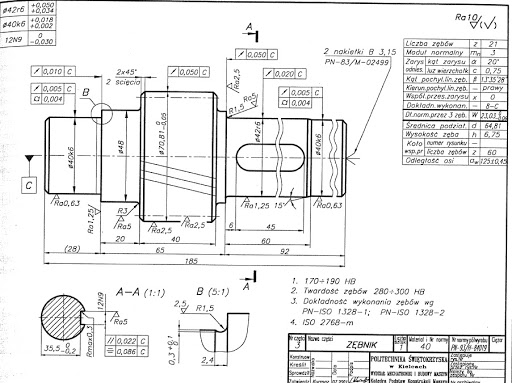
#> input picture techniczny.jpg, 512 x 383 px
$ python main.py
#> lines starting #> are read from the running program, lines starting #| are printed output that depends on the picture; long printed decimals are rounded
#> in main, IMG is the input picture: shape (383, 512, 3); min 0, max 255, mean 236
#> in main, `y_len = len(IMG)`: y_len = 383
#> in main, `x_len = len(IMG[0])`: x_len = 512
import cv2
import numpy as np
import math
import sys

leaf_counter = 0

def check_if_same(original, decompressed):
    y_len = len(original)
    x_len = len(original[0])

    if y_len != len(decompressed): return False
    if x_len != len(decompressed[0]): return False

    for y in range(y_len):
        for x in range(x_len):
            if original[y][x] != decompressed[y][x]: return False

    return True

def compressRLE(image):
    image_vector = []
    for i in image:
        for j in i:
            image_vector.append(j)
#> after the loop, image_vector = 196096 items


    compressed_vector = []
    counter = 0
    for index, i in enumerate(image_vector):
        counter += 1
        if (counter == 255):
            compressed_vector.append(counter)
            compressed_vector.append(i)
            counter = 0
        if (index == len(image_vector)-1):
            compressed_vector.append(counter)
            compressed_vector.append(i)
        else:
            if (i != image_vector[index+1]):
                compressed_vector.append(counter)
                compressed_vector.append(i)
                counter = 0
#> this loop made 196096 passes
#> i on passes 1 to 12: 255, 253, 253, 253, 252, 255, 253, 227, 210, 197, 188, 182
#> after the loop, compressed_vector = 177550 items

    return np.asarray(compressed_vector, dtype='uint8')

def decompressRLE(compressed_vector, y_len, x_len):
#> called with compressed_vector = array of shape (177550,), y_len = 383, x_len = 512
    global image_vector
    decompressed_vector = []
    for index, i in enumerate(compressed_vector):
        if index % 2 == 0:
            for x in range(i):
                decompressed_vector.append(compressed_vector[index+1])
#> this loop made 177550 passes
#> i on passes 1 to 3: 1, 255, 3
#> after the loop, decompressed_vector = 196096 items

    decompressed_image = np.zeros((y_len, x_len), dtype='uint8')

    index_counter = 0
    for y in range(y_len):
        for x in range(x_len):
            decompressed_image[y][x] = decompressed_vector[index_counter]
            index_counter += 1
#> after the loop, index_counter = 196096

    return decompressed_image

def compressQuad(matrix, y_pos = 0, x_pos = 0):
#> called with y_pos = 0, x_pos = 0
    global leaf_counter
    y_len = len(matrix)
#> y_len = 383
    x_len = len(matrix[0])
#> x_len = 512

    first_element = matrix[0][0]
#> first_element = 255
    split = False

    for y in range(len(matrix)):
        for x in range(len(matrix[y])):
            if matrix[y][x] != first_element:
                split = True
                break

    if split == False:
        leaf =  {
            'y_pos': y_pos,
            'x_pos': x_pos,
            'value': first_element
        }
        leaf_counter += 1
        return leaf

    if y_len != 1 and x_len != 1:
        y_N_len = math.floor(y_len / 2)
#> y_N_len = 191
        y_S_len = math.ceil(y_len / 2)
#> y_S_len = 192
        x_W_len = math.floor(x_len / 2)
#> x_W_len = 256
        x_E_len = math.ceil(x_len / 2)
#> x_E_len = 256

        submatrix_NW = np.zeros((y_N_len, x_W_len), dtype='uint8')
        for y in range(len(submatrix_NW)):
            for x in range(len(submatrix_NW[y])):
                submatrix_NW[y][x] = matrix[y][x]

        submatrix_SW = np.zeros((y_S_len, x_W_len), dtype='uint8')
        for y in range(len(submatrix_SW)):
            for x in range(len(submatrix_SW[y])):
                submatrix_SW[y][x] = matrix[y + y_N_len][x]

        submatrix_NE = np.zeros((y_N_len, x_E_len), dtype='uint8')
        for y in range(len(submatrix_NE)):
            for x in range(len(submatrix_NE[y])):
                submatrix_NE[y][x] = matrix[y][x + x_W_len]

        submatrix_SE = np.zeros((y_S_len, x_E_len), dtype='uint8')
        for y in range(len(submatrix_SE)):
            for x in range(len(submatrix_SE[y])):
                submatrix_SE[y][x] = matrix[y + y_N_len][x + x_W_len]
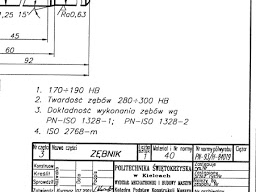
#> submatrix_SE: shape (192, 256); min 0, max 255, mean 235.7

        node = {
            'subtrees': [
                compressQuad(submatrix_NW, y_pos, x_pos),
                compressQuad(submatrix_SW, y_pos + y_N_len, x_pos),
                compressQuad(submatrix_NE, y_pos, x_pos + x_W_len),
                compressQuad(submatrix_SE, y_pos + y_N_len, x_pos + x_W_len)
            ]
        }
#> call 2 of compressQuad, with y_pos = 0, x_pos = 0
#> in compressQuad (call 2), `y_len = len(matrix)`: y_len = 191
#> in compressQuad (call 2), `x_len = len(matrix[0])`: x_len = 256
#> in compressQuad (call 2), `y_N_len = math.floor(y_len / 2)`: y_N_len = 95
#> in compressQuad (call 2), `y_S_len = math.ceil(y_len / 2)`: y_S_len = 96
#> in compressQuad (call 2), `x_W_len = math.floor(x_len / 2)`: x_W_len = 128
#> after the loop in compressQuad (call 2), `for y in range(len(submatrix_NW)):`:
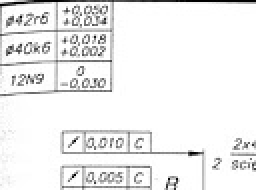
#> submatrix_NW: shape (95, 128) (shown 2 times larger); min 0, max 255, mean 238.2
#> after the loop in compressQuad (call 2), `for y in range(len(submatrix_SW)):`:
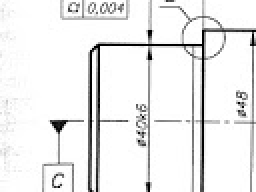
#> submatrix_SW: shape (96, 128) (shown 2 times larger); min 0, max 255, mean 236.8
#> after the loop in compressQuad (call 2), `for y in range(len(submatrix_NE)):`:
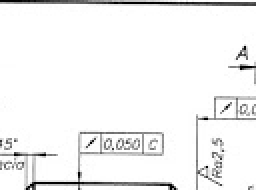
#> submatrix_NE: shape (95, 128) (shown 2 times larger); min 0, max 255, mean 242.6
#> after the loop in compressQuad (call 2), `for y in range(len(submatrix_SE)):`:
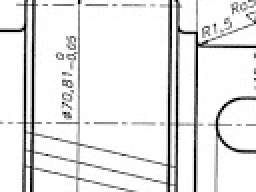
#> submatrix_SE: shape (96, 128) (shown 2 times larger); min 0, max 255, mean 231
#> call 4 of compressQuad, with y_pos = 0, x_pos = 0
#> in compressQuad (call 4), `y_len = len(matrix)`: y_len = 47
#> in compressQuad (call 4), `x_len = len(matrix[0])`: x_len = 64
#> the loop in compressQuad (call 4), `for y in range(len(matrix)):` made 47 passes
#> in compressQuad (call 4), `y_N_len = math.floor(y_len / 2)`: y_N_len = 23
#> in compressQuad (call 4), `y_S_len = math.ceil(y_len / 2)`: y_S_len = 24
#> in compressQuad (call 4), `x_W_len = math.floor(x_len / 2)`: x_W_len = 32
#> after the loop in compressQuad (call 4), `for y in range(len(submatrix_NE)):`:
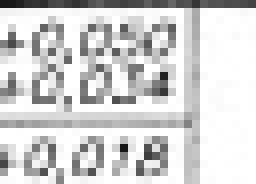
#> submatrix_NE: shape (23, 32) (shown 8 times larger); min 22, max 255, mean 211
#> after the loop in compressQuad (call 4), `for y in range(len(submatrix_SE)):`:
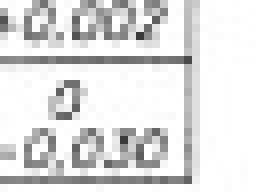
#> submatrix_SE: shape (24, 32) (shown 8 times larger); min 58, max 255, mean 223.2
        return node

    if y_len == 1:
        x_W_len = math.floor(x_len / 2)
        x_E_len = math.ceil(x_len / 2)

        submatrix_W = np.zeros((y_len, x_W_len), dtype='uint8')
        for x in range(len(submatrix_W)):
            submatrix_W[0][x] = matrix[0][x]

        submatrix_E = np.zeros((y_len, x_E_len), dtype='uint8')
        for x in range(len(submatrix_E)):
            submatrix_E[0][x] = matrix[0][x + x_W_len]

        node =  {
            'subtrees': [
                compressQuad(submatrix_W, y_pos, x_pos),
                compressQuad(submatrix_E, y_pos, x_pos + x_W_len)
            ]
        }
#> in main, `compressed_QUAD = compressQuad(IMG)`: compressed_QUAD = 1 item
        return node


    if x_len == 1:
        y_N_len = math.floor(y_len / 2)
        y_S_len = math.ceil(y_len / 2)

        submatrix_N = np.zeros((y_N_len, x_len), dtype='uint8')
        for y in range(len(submatrix_N)):
            submatrix_N[y][0] = matrix[y][0]

        submatrix_S = np.zeros((y_S_len, x_len), dtype='uint8')
        for y in range(len(submatrix_S)):
            submatrix_S[y][0] = matrix[y + y_N_len][0]

        node = {
            'subtrees': [
                compressQuad(submatrix_N, y_pos, x_pos),
                compressQuad(submatrix_S, y_pos + y_N_len, x_pos)
            ]
        }
        return node

def decompressQuad(compressed_image, decompressed_image, y_len, x_len):
#> called with y_len = 383, x_len = 512
    y_N_len = math.floor(y_len / 2)
#> y_N_len = 191
    y_S_len = math.ceil(y_len / 2)
#> y_S_len = 192
    x_W_len = math.floor(x_len / 2)
#> x_W_len = 256
    x_E_len = math.ceil(x_len / 2)
#> x_E_len = 256

    if y_N_len == 0: y_N_len = 1
    if x_W_len == 0: x_W_len = 1

    counter = 0
    for i in compressed_image['subtrees']:
        if 'value' in i:
            if counter == 0:
                for y in range(y_N_len):
                    for x in range(x_W_len):
                        decompressed_image[(i['y_pos'] + y)][(i['x_pos'] + x)] = i['value']
            if counter == 1:
                for y in range(y_S_len):
                    for x in range(x_W_len):
                        decompressed_image[i['y_pos'] + y][i['x_pos'] + x] = i['value']
            if counter == 2:
                for y in range(y_N_len):
                    for x in range(x_E_len):
                        decompressed_image[i['y_pos'] + y][i['x_pos'] + x] = i['value']
            if counter == 3:
                for y in range(y_S_len):
                    for x in range(x_E_len):
                        decompressed_image[i['y_pos'] + y][i['x_pos'] + x] = i['value']
        elif type(i['subtrees']) != list:
            if counter == 0:
                for y in range(y_N_len):
                    for x in range(x_W_len):
                        decompressed_image[i['subtrees']['y_pos'] + y][i['subtrees']['x_pos'] + x] = i['subtrees']['value']
            if counter == 1:
                for y in range(y_S_len):
                    for x in range(x_W_len):
                        decompressed_image[i['subtrees']['y_pos'] + y][i['subtrees']['x_pos'] + x] = i['subtrees']['value']
            if counter == 2:
                for y in range(y_N_len):
                    for x in range(x_E_len):
                        decompressed_image[i['subtrees']['y_pos'] + y][i['subtrees']['x_pos'] + x] = i['subtrees']['value']
            if counter == 3:
                for y in range(y_S_len):
                    for x in range(x_E_len):
                        decompressed_image[i['subtrees']['y_pos'] + y][i['subtrees']['x_pos'] + x] = i['subtrees']['value']
        else:
            if counter == 0:
                decompressQuad(i, decompressed_image, y_N_len, x_W_len)
            if counter == 1:
                decompressQuad(i, decompressed_image, y_S_len, x_W_len)
            if counter == 2:
                decompressQuad(i, decompressed_image, y_N_len, x_E_len)
            if counter == 3:
                decompressQuad(i, decompressed_image, y_S_len, x_E_len)

        counter += 1
#> this loop made 4 passes
#> counter on pass 1: 2


        #decompressQuad(compressed_image, compressed_image['subtrees'])

    return decompressed_image

def main():
   # filename = './photo.jpg'
    filename = './techniczny.jpg'
   # filename = './scan.jpg'             # Obraz o wysokiej rozdzielczości - długo liczy
    IMG = cv2.imread(filename)
    IMG = cv2.cvtColor(IMG, cv2.COLOR_BGR2GRAY)

    y_len = len(IMG)
    x_len = len(IMG[0])

    compressed_RLE = compressRLE(IMG)
    decompressed_RLE = decompressRLE(compressed_RLE, y_len, x_len)

    compressed_QUAD = compressQuad(IMG)
    decompressed_QUAD = np.zeros((y_len, x_len), dtype='uint8')
    decompressed_QUAD = decompressQuad(compressed_QUAD, decompressed_QUAD, y_len, x_len)

    print("IMG and decompressed RLE image are same: {}".format(check_if_same(IMG, decompressed_RLE)))
#| IMG and decompressed RLE image are same: True
    print("IMG and decompressed QUAD image are same: {}".format(check_if_same(IMG, decompressed_QUAD)))
#| IMG and decompressed QUAD image are same: True

    size_original = sys.getsizeof(IMG)
    print("Size of original image: {}".format(size_original))
#| Size of original image: 196224
    size_RLE = sys.getsizeof((compressed_RLE))
    print("Size of image after RLE compression: {}".format(size_RLE))
#| Size of image after RLE compression: 177662
    print("Compression rate: {}".format(size_RLE / size_original))
#| Compression rate: 0.9054

    ## Jako rozmiar quad tree zliczam jedynie rozmiar zmiennych w liściu
    ## Dodatkowe zmienne (pozycja) powodują zwiększenie rozmiaru całości
    print("Size of all leaves after QUAD compression: {}".format(leaf_counter * 3))
    print("Compression rate: {}".format(leaf_counter / size_original * 3))
#| Compression rate: 1.691

    ## Poniższa wartość bierze pod uwagę jedynie zapisane wartości pikseli - pomija pozycję
    ## Pokazuje to o ile pikseli udało się uprościć obraz
    print("Size of all leaves after QUAD compression: {}".format(leaf_counter))
    print("Compression rate: {}".format(leaf_counter / size_original))
#| Compression rate: 0.5637

    exit(0)
#> (the program exits here)
